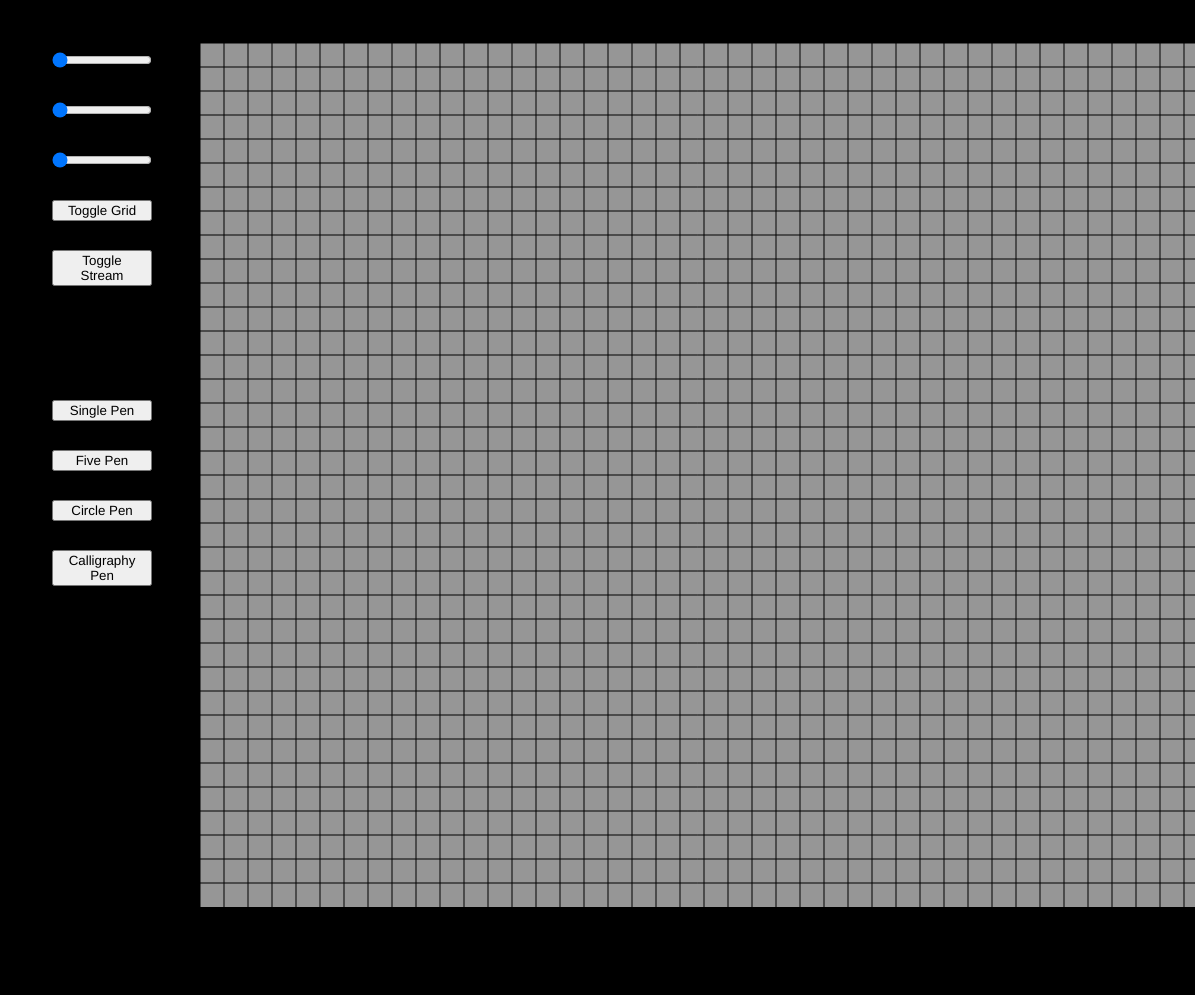
Frame 1 (no input)
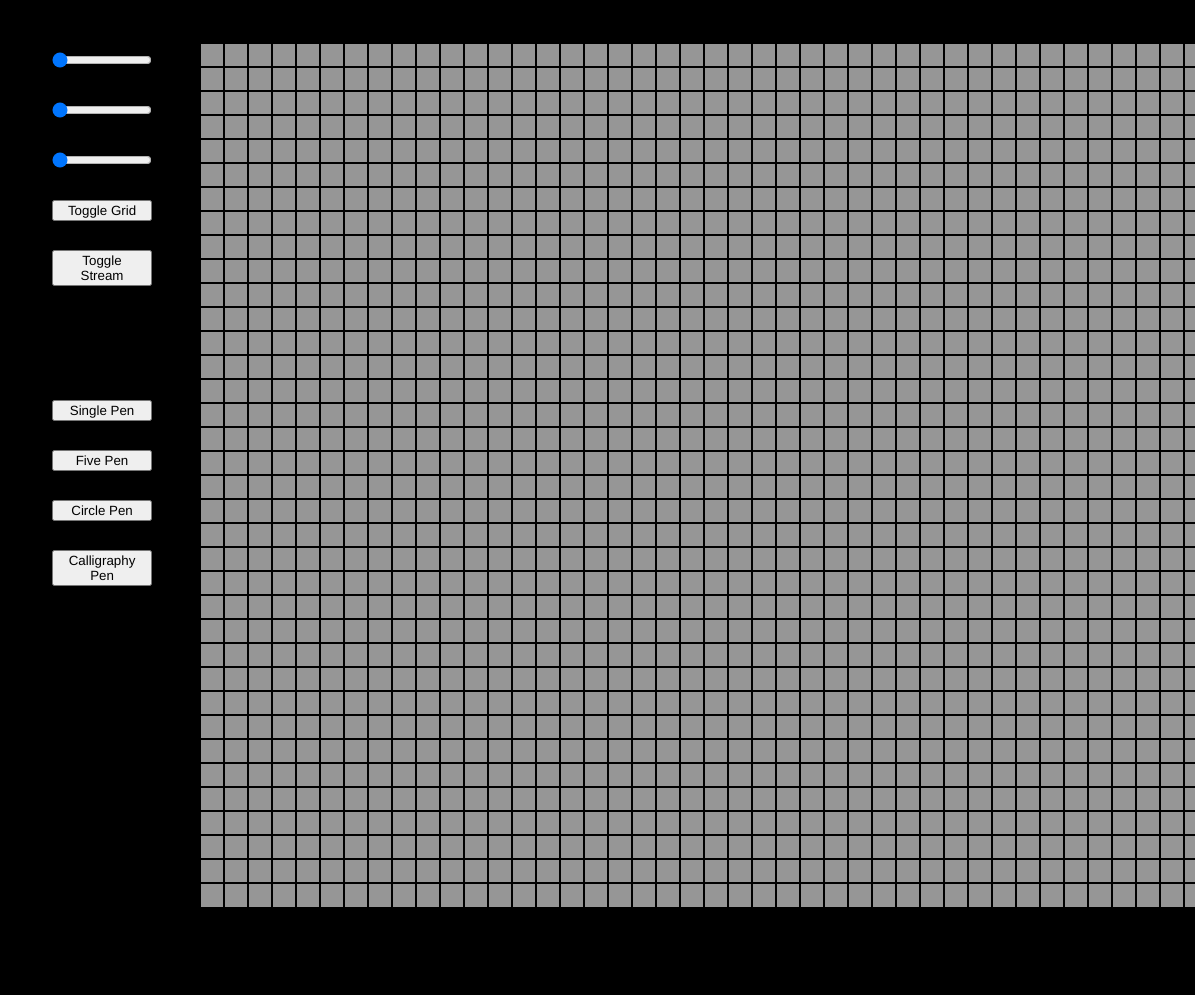
Frame 60 (no input)
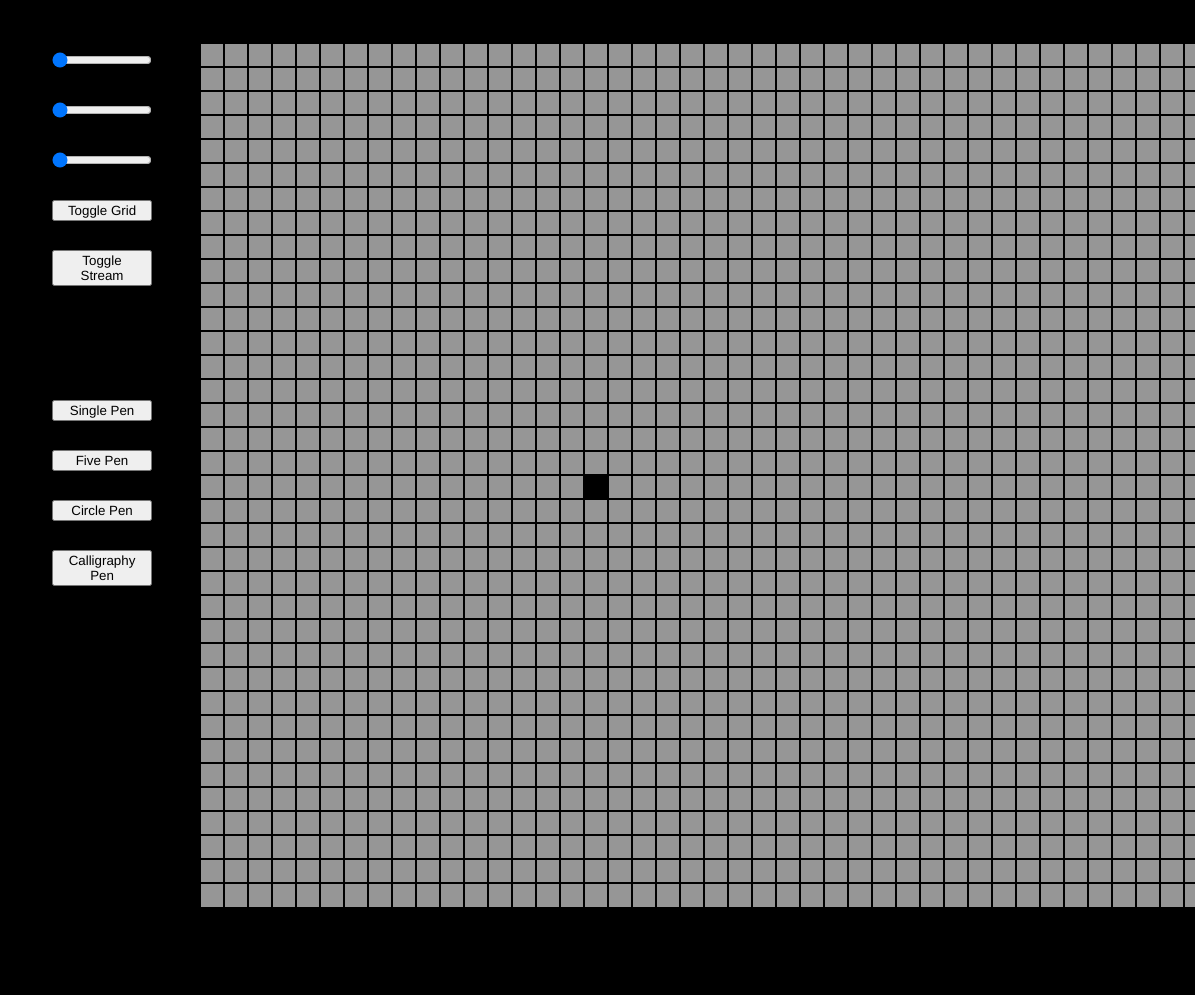
Frame 120 (the mouse pressed at the canvas centre since frame 60)

The p5.js sketch that drew these frames (run headless with seeded random() and noise() and a simulated clock; from frame 60 on, the mouse is pressed at the canvas centre):

// p5.js sketch
// ── sketch.js
var reveal;
var brush = 'single';

var boxsize = 24;
var cols = 64;
var rows = 36;

var rinput,ginput,binput;
var gridToggle, single, five, circle, callig;
var gridBool = true;
var streamBool = true;

var x = {
    left:200
};
 
var y = {
    left:43,
};
 
left = [];
 


 
function setup() {
    createCanvas(windowWidth-5,windowHeight-5);
    background(0);
    frameRate(60);
   
	
    createIO();
   
    fill(150);  //Default Light Gray Cell
    noStroke();
    for (var i=0; i < cols; i++) {  //left
        left[i] = [];
        for (var j=0; j < rows; j++) {
           
            left[i][j] = new Square(i*boxsize+x.left,j*boxsize+y.left, boxsize);
            left[i][j].show();
        }
    }
   
}

 
function draw() {
    var r = rinput.value();
    var g = ginput.value();
    var b = binput.value();
    reveal = color(r,g,b);
   
    if (gridBool == true) {
        stroke(0);
    gridDraw();
    } else {
        noStroke();
        for (var i=0; i < cols; i++) {
            for (var j=0; j < rows; j++) {
            fill(left[i][j].tell());
            left[i][j].show();
            }
        }
       
       
    }
    if (streamBool == true && mouseIsPressed) { 
        changeColors();
    }
}

 
function mousePressed() {
    if (streamBool == false) {
		changeColors();
    }
}
// ── Square.js
class Square {
    constructor(x,y,w) {
        this.x = x;
        this.y = y;
        this.w = w;
        this.color = 150;
    }
   
    show() {
        rect(this.x,this.y,this.w,this.w);
    }
    change(color) {
        this.color = color;
        fill(this.color);
        rect(this.x,this.y,this.w,this.w);
       
    }
    tell() {
        return this.color;
    }
}
// ── brushes.js
// -------------------------
//TO ADD A NEW BRUSH, CREATE A FUNCTION WITH ITS PATTERN AND A NEW IF ELSE LOOP IN 'changeColors();'
//A NEW BUTTON MUST BE CREATED IN 'sliderbutton.js' AS WELL


function single(i,j)
{
	left[i][j].change(reveal);
}

function five(i,j)
{
	left[i][j].change(reveal);
	left[i-1][j].change(reveal);
	left[i][j-1].change(reveal);
	left[i+1][j].change(reveal);
	left[i][j+1].change(reveal);
}
 
function callig(i,j)
{
	left[i][j].change(reveal);
	left[i-1][j+1].change(reveal);
}

function circle(i,j)
{
	left[i][j].change(reveal);
	left[i-1][j].change(reveal);
	left[i][j-1].change(reveal);
	left[i-1][j+1].change(reveal);
	left[i][j+1].change(reveal);
	left[i][j+2].change(reveal);
	left[i+1][j-1].change(reveal);
	left[i+1][j].change(reveal);
	left[i+1][j+1].change(reveal);
	left[i+1][j+2].change(reveal);
	left[i+2][j].change(reveal);
	left[i+2][j+1].change(reveal);
}

function changeColors(){
	for (var i = 0; i < cols; i ++) {
		for (var j=0; j < rows; j ++) {
			if (mouseX > (i*boxsize+x.left) && mouseX < ( i *boxsize+x.left+boxsize) && mouseY > (j*boxsize+y.left) && mouseY < (j*boxsize+y.left+boxsize)) {
				if (brush == 'single'){
					single(i,j);
				}else if(brush == 'five'){
					five(i,j);
				}else if(brush == 'circle'){
					circle(i,j);
				}else if(brush == 'callig'){
					callig(i,j);
				}
			}
		} 
	}
}
// ── sliderbutton.js
    
function createIO()
{
	rinput = createSlider(0,255,0);
    rinput.position(50,50);
    rinput.size(100);
   
    ginput = createSlider(0,255,0);
    ginput.position(50,100);
    ginput.size(100);
   
    binput = createSlider(0,255,0);
    binput.position(50,150);
    binput.size(100);
   
    gridToggle = createButton('Toggle Grid');
    gridToggle.position(52,200);
    gridToggle.size(100);
    gridToggle.mousePressed(gridCheck);
    
    streamToggle = createButton('Toggle Stream');
    streamToggle.position(52,250);
    streamToggle.size(100);
    streamToggle.mousePressed(streamCheck);

    Single = createButton('Single Pen');
    Single.position(52,400);
    Single.size(100);
    Single.mousePressed(setSingle);
    
    Five = createButton('Five Pen');
    Five.position(52,450);
    Five.size(100);
    Five.mousePressed(setFive);
    
    Circle = createButton('Circle Pen');
    Circle.position(52,500);
    Circle.size(100);
    Circle.mousePressed(setCircle);
    
    Callig = createButton('Calligraphy Pen');
    Callig.position(52,550);
    Callig.size(100);
    Callig.mousePressed(setCallig);
}

function setSingle()
{
    brush = 'single';
}

function setFive()
{
    brush = 'five';
}

function setCircle()
{
    brush = 'circle';
}

function setCallig()
{
    brush = 'callig';
}

 function streamCheck() {
    if (streamBool == true) {
        streamBool = false;
    } else if (streamBool == false) {
        streamBool = true;
    }
}

function gridDraw() {
    for (var i=0; i < rows; i++) {
        line(x.left,y.left + (boxsize * i), x.left + (cols * boxsize),y.left + (boxsize * i));
    }
   
    for (var j=0; j < cols; j++) {
        line(x.left + (boxsize * j),y.left, x.left + (boxsize * j),y.left + (boxsize * rows));
    }
}
 
function gridCheck() {
    if (gridBool == true) {
        gridBool = false;
    } else if (gridBool == false) {
        gridBool = true;
    }
}
